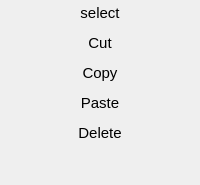
        <widget class="QWidget" name="selectionPage">
         <property name="accessibleName">
          <string>shortcut</string>
         </property>
         <layout class="QVBoxLayout" name="verticalLayout_5">
          <property name="spacing">
           <number>5</number>
          </property>
          <property name="leftMargin">
           <number>0</number>
          </property>
          <property name="topMargin">
           <number>0</number>
          </property>
          <property name="rightMargin">
           <number>0</number>
          </property>
          <property name="bottomMargin">
           <number>0</number>
          </property>
          <item>
           <widget class="QToolButton" name="select">
            <property name="sizePolicy">
             <sizepolicy hsizetype="Expanding" vsizetype="Fixed">
              <horstretch>0</horstretch>
              <verstretch>0</verstretch>
             </sizepolicy>
            </property>
            <property name="maximumSize">
             <size>
              <width>16777215</width>
              <height>220</height>
             </size>
            </property>
            <property name="font">
             <font>
              <pointsize>11</pointsize>
             </font>
            </property>
            <property name="styleSheet">
             <string notr="true"/>
            </property>
            <property name="text">
             <string>select</string>
            </property>
            <property name="iconSize">
             <size>
              <width>22</width>
              <height>22</height>
             </size>
            </property>
            <property name="checkable">
             <bool>true</bool>
            </property>
            <property name="toolButtonStyle">
             <enum>Qt::ToolButtonTextBesideIcon</enum>
            </property>
            <property name="autoRaise">
             <bool>true</bool>
            </property>
           </widget>
          </item>
          <item>
           <widget class="QToolButton" name="cut">
            <property name="sizePolicy">
             <sizepolicy hsizetype="Preferred" vsizetype="Fixed">
              <horstretch>0</horstretch>
              <verstretch>0</verstretch>
             </sizepolicy>
            </property>
            <property name="minimumSize">
             <size>
              <width>0</width>
              <height>22</height>
             </size>
            </property>
            <property name="font">
             <font>
              <pointsize>11</pointsize>
             </font>
            </property>
            <property name="text">
             <string>Cut</string>
            </property>
            <property name="icon">
             <iconset resource="../icons.qrc">
              <normaloff>:/icons/cut.svg</normaloff>:/icons/cut.svg</iconset>
            </property>
            <property name="iconSize">
             <size>
              <width>20</width>
              <height>20</height>
             </size>
            </property>
            <property name="toolButtonStyle">
             <enum>Qt::ToolButtonTextBesideIcon</enum>
            </property>
            <property name="autoRaise">
             <bool>true</bool>
            </property>
           </widget>
          </item>
          <item>
           <widget class="QToolButton" name="copy">
            <property name="sizePolicy">
             <sizepolicy hsizetype="Expanding" vsizetype="Fixed">
              <horstretch>0</horstretch>
              <verstretch>0</verstretch>
             </sizepolicy>
            </property>
            <property name="minimumSize">
             <size>
              <width>0</width>
              <height>22</height>
             </size>
            </property>
            <property name="font">
             <font>
              <pointsize>11</pointsize>
             </font>
            </property>
            <property name="styleSheet">
             <string notr="true"/>
            </property>
            <property name="text">
             <string>Copy</string>
            </property>
            <property name="icon">
             <iconset resource="../icons.qrc">
              <normaloff>:/icons/copy.svg</normaloff>:/icons/copy.svg</iconset>
            </property>
            <property name="iconSize">
             <size>
              <width>20</width>
              <height>20</height>
             </size>
            </property>
            <property name="toolButtonStyle">
             <enum>Qt::ToolButtonTextBesideIcon</enum>
            </property>
            <property name="autoRaise">
             <bool>true</bool>
            </property>
           </widget>
          </item>
          <item>
           <widget class="QToolButton" name="past">
            <property name="sizePolicy">
             <sizepolicy hsizetype="Expanding" vsizetype="Fixed">
              <horstretch>0</horstretch>
              <verstretch>0</verstretch>
             </sizepolicy>
            </property>
            <property name="minimumSize">
             <size>
              <width>0</width>
              <height>22</height>
             </size>
            </property>
            <property name="font">
             <font>
              <pointsize>11</pointsize>
             </font>
            </property>
            <property name="text">
             <string>Paste</string>
            </property>
            <property name="icon">
             <iconset resource="../icons.qrc">
              <normaloff>:/icons/paste.svg</normaloff>:/icons/paste.svg</iconset>
            </property>
            <property name="iconSize">
             <size>
              <width>20</width>
              <height>20</height>
             </size>
            </property>
            <property name="toolButtonStyle">
             <enum>Qt::ToolButtonTextBesideIcon</enum>
            </property>
            <property name="autoRaise">
             <bool>true</bool>
            </property>
           </widget>
          </item>
          <item>
           <widget class="QToolButton" name="delet">
            <property name="sizePolicy">
             <sizepolicy hsizetype="Expanding" vsizetype="Fixed">
              <horstretch>0</horstretch>
              <verstretch>0</verstretch>
             </sizepolicy>
            </property>
            <property name="font">
             <font>
              <pointsize>11</pointsize>
             </font>
            </property>
            <property name="text">
             <string>Delete</string>
            </property>
            <property name="icon">
             <iconset resource="../icons.qrc">
              <normaloff>:/icons/delete.svg</normaloff>:/icons/delete.svg</iconset>
            </property>
            <property name="iconSize">
             <size>
              <width>20</width>
              <height>20</height>
             </size>
            </property>
            <property name="toolButtonStyle">
             <enum>Qt::ToolButtonTextBesideIcon</enum>
            </property>
            <property name="autoRaise">
             <bool>true</bool>
            </property>
           </widget>
          </item>
          <item>
           <spacer name="verticalSpacer_2">
            <property name="orientation">
             <enum>Qt::Vertical</enum>
            </property>
            <property name="sizeHint" stdset="0">
             <size>
              <width>20</width>
              <height>40</height>
             </size>
            </property>
           </spacer>
          </item>
         </layout>
        </widget>
